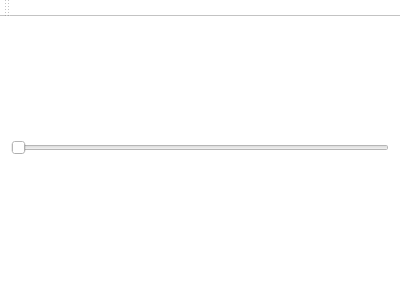
<?xml version="1.0" encoding="UTF-8"?>
<ui version="4.0">
 <class>MainWindow</class>
 <widget class="QMainWindow" name="MainWindow">
  <property name="geometry">
   <rect>
    <x>0</x>
    <y>0</y>
    <width>400</width>
    <height>300</height>
   </rect>
  </property>
  <property name="windowTitle">
   <string>MainWindow</string>
  </property>
  <property name="styleSheet">
   <string notr="true">background-color: white;</string>
  </property>
  <widget class="QWidget" name="centralWidget">
   <layout class="QGridLayout" name="gridLayout">
    <item row="0" column="0">
     <layout class="QVBoxLayout" name="verticalLayout"/>
    </item>
    <item row="1" column="0">
     <widget class="QSlider" name="horizontalSlider">
      <property name="orientation">
       <enum>Qt::Horizontal</enum>
      </property>
     </widget>
    </item>
   </layout>
  </widget>
  <widget class="QMenuBar" name="menuBar">
   <property name="geometry">
    <rect>
     <x>0</x>
     <y>0</y>
     <width>400</width>
     <height>22</height>
    </rect>
   </property>
  </widget>
  <widget class="QToolBar" name="mainToolBar">
   <attribute name="toolBarArea">
    <enum>TopToolBarArea</enum>
   </attribute>
   <attribute name="toolBarBreak">
    <bool>false</bool>
   </attribute>
  </widget>
  <widget class="QStatusBar" name="statusBar"/>
 </widget>
 <layoutdefault spacing="6" margin="11"/>
 <resources/>
 <connections/>
</ui>
